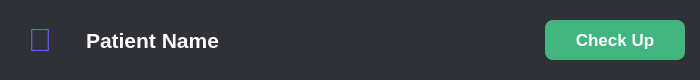
<?xml version="1.0" encoding="UTF-8"?>
<ui version="4.0">
 <class>Form</class>
 <widget class="QWidget" name="Form">
  <property name="geometry">
   <rect>
    <x>0</x>
    <y>0</y>
    <width>700</width>
    <height>80</height>
   </rect>
  </property>
  <property name="windowTitle">
   <string>Form</string>
  </property>
  <property name="styleSheet">
   <string notr="true">
     QWidget {
       background-color: #2f3136;
       border-radius: 10px;
     }
     QLabel {
       color: #ffffff;
       font-size: 16pt;
       font-weight: bold;
       background: transparent;
       padding-left: 10px;
     }
     QLabel#nameLabel {
       color: #ffffff;
     }
     QLabel#iconLabel {
       color: #5865f2;
       font-size: 24pt;
     }
     QPushButton {
       background-color: #43b581;
       color: #ffffff;
       font-size: 13pt;
       font-weight: bold;
       border: none;
       border-radius: 8px;
       padding: 8px 20px;
       min-width: 100px;
     }
     QPushButton:hover {
       background-color: #3aa374;
     }
     QPushButton:pressed {
       background-color: #2d8a5e;
     }
   </string>
  </property>

  <layout class="QHBoxLayout" name="mainLayout">
   <property name="spacing">
    <number>15</number>
   </property>
   <property name="leftMargin">
    <number>15</number>
   </property>
   <property name="topMargin">
    <number>10</number>
   </property>
   <property name="rightMargin">
    <number>15</number>
   </property>
   <property name="bottomMargin">
    <number>10</number>
   </property>

   <!-- User Icon -->
   <item>
    <widget class="QLabel" name="iconLabel">
     <property name="minimumSize">
      <size>
       <width>40</width>
       <height>40</height>
      </size>
     </property>
     <property name="maximumSize">
      <size>
       <width>40</width>
       <height>40</height>
      </size>
     </property>
     <property name="text">
      <string>👤</string>
     </property>
     <property name="alignment">
      <set>Qt::AlignCenter</set>
     </property>
    </widget>
   </item>

   <!-- Patient Name -->
   <item>
    <widget class="QLabel" name="nameLabel">
     <property name="sizePolicy">
      <sizepolicy hsizetype="Expanding" vsizetype="Preferred">
       <horstretch>0</horstretch>
       <verstretch>0</verstretch>
      </sizepolicy>
     </property>
     <property name="text">
      <string>Patient Name</string>
     </property>
    </widget>
   </item>

   <!-- Action Button -->
   <item>
    <widget class="QPushButton" name="actionButton">
     <property name="minimumSize">
      <size>
       <width>120</width>
       <height>40</height>
      </size>
     </property>
     <property name="text">
      <string>Check Up</string>
     </property>
    </widget>
   </item>
  </layout>
 </widget>
 <resources/>
 <connections/>
</ui>
